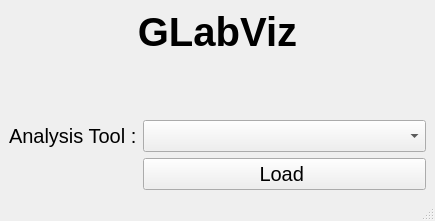
<?xml version="1.0" encoding="UTF-8"?>
<ui version="4.0">
 <class>MainWindow</class>
 <widget class="QMainWindow" name="MainWindow">
  <property name="geometry">
   <rect>
    <x>0</x>
    <y>0</y>
    <width>435</width>
    <height>221</height>
   </rect>
  </property>
  <property name="windowTitle">
   <string>GLabViz - DataBrowser</string>
  </property>
  <widget class="QWidget" name="centralwidget">
   <layout class="QFormLayout" name="formLayout">
    <item row="1" column="0" colspan="2">
     <widget class="QLabel" name="label">
      <property name="font">
       <font>
        <pointsize>30</pointsize>
        <weight>75</weight>
        <bold>true</bold>
       </font>
      </property>
      <property name="text">
       <string>GLabViz</string>
      </property>
      <property name="alignment">
       <set>Qt::AlignCenter</set>
      </property>
     </widget>
    </item>
    <item row="2" column="0">
     <spacer name="verticalSpacer">
      <property name="orientation">
       <enum>Qt::Vertical</enum>
      </property>
      <property name="sizeHint" stdset="0">
       <size>
        <width>20</width>
        <height>40</height>
       </size>
      </property>
     </spacer>
    </item>
    <item row="3" column="0">
     <widget class="QLabel" name="label_2">
      <property name="font">
       <font>
        <pointsize>15</pointsize>
       </font>
      </property>
      <property name="text">
       <string>Analysis Tool :</string>
      </property>
     </widget>
    </item>
    <item row="3" column="1">
     <widget class="QComboBox" name="select_comboBox">
      <property name="font">
       <font>
        <pointsize>15</pointsize>
       </font>
      </property>
     </widget>
    </item>
    <item row="4" column="1">
     <widget class="QPushButton" name="load_pushButton">
      <property name="font">
       <font>
        <pointsize>15</pointsize>
       </font>
      </property>
      <property name="text">
       <string>Load </string>
      </property>
     </widget>
    </item>
   </layout>
  </widget>
  <widget class="QMenuBar" name="menubar">
   <property name="geometry">
    <rect>
     <x>0</x>
     <y>0</y>
     <width>435</width>
     <height>21</height>
    </rect>
   </property>
  </widget>
  <widget class="QStatusBar" name="statusbar"/>
 </widget>
 <resources/>
 <connections/>
</ui>
